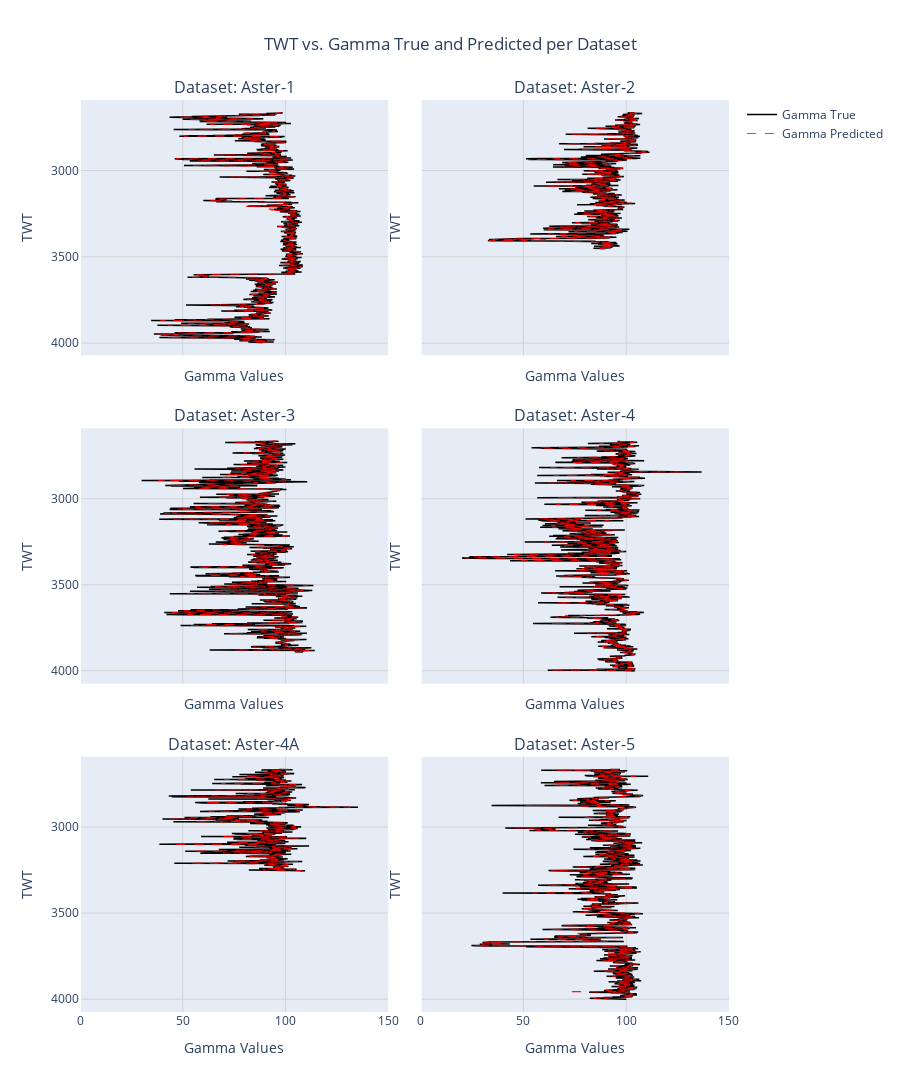

Notebook code cell kept with this figure:
### Code cell
import plotly.graph_objects as go
from plotly.subplots import make_subplots

# Ensure the DataFrame is sorted by TWT for better visualization
# df_new is already available from previous steps

# Get unique Dataset_Names
unique_datasets = combined_predictions['Dataset_Name'].unique()
num_datasets = len(unique_datasets)

# Determine the number of rows and columns for subplots
n_cols = 2
n_rows = (num_datasets + n_cols - 1) // n_cols

# Create a figure with subplots
fig = make_subplots(
    rows=n_rows,
    cols=n_cols,
    subplot_titles=[f'Dataset: {name}' for name in unique_datasets],
    shared_xaxes=True,
    shared_yaxes=True,
    vertical_spacing=0.08, # Adjust spacing between subplots
    horizontal_spacing=0.05
)

# Determine overall min/max for Gamma values to set shared x-axis limits
gamma_min = min(combined_predictions['Gamma_True'].min(), combined_predictions['Gamma_Predicted'].min())
gamma_max = max(combined_predictions['Gamma_True'].max(), combined_predictions['Gamma_Predicted'].max())

# Determine overall min/max for TWT to set shared y-axis limits
twt_min = combined_predictions['TWT'].min()
twt_max = combined_predictions['TWT'].max()

for i, dataset_name in enumerate(unique_datasets):
    row = (i // n_cols) + 1
    col = (i % n_cols) + 1
    subset_df = combined_predictions[combined_predictions['Dataset_Name'] == dataset_name]

    # Add Gamma_True trace
    fig.add_trace(
        go.Scatter(
            x=subset_df['Gamma_True'],
            y=subset_df['TWT'],
            mode='lines',
            name='Gamma True',
            line=dict(color='black', width=1.5),
            showlegend=True if i == 0 else False # Show legend only for the first subplot
        ),
        row=row, col=col
    )

    # Add Gamma_Predicted trace
    fig.add_trace(
        go.Scatter(
            x=subset_df['Gamma_Predicted'],
            y=subset_df['TWT'],
            mode='lines',
            name='Gamma Predicted',
            line=dict(color='red', width=0.8, dash='dash'),
            showlegend=True if i == 0 else False # Show legend only for the first subplot
        ),
        row=row, col=col
    )

# Update layout for common settings
fig.update_layout(
    title_text='TWT vs. Gamma True and Predicted per Dataset',
    title_x=0.5, # Center the title
    height=600 * n_rows, # Adjust height based on number of rows
    showlegend=True,
    legend=dict(x=1.02, y=1, xanchor='left', yanchor='top'), # Position legend outside plots
    hovermode='x unified' # Enable hover for better interaction
)

# Update x-axis and y-axis properties for all subplots
fig.update_xaxes(
    title_text='Gamma Values',
    range=[0, 150], # Set fixed range from 0 to 150
    tickvals=[0, 50, 100, 150], # Set ticks at steps of 50
    gridcolor='lightgray',
    showgrid=True
)
fig.update_yaxes(
    title_text='TWT',
    autorange='reversed', # Invert y-axis
    range=[twt_max + 5, twt_min - 5], # Set explicit range with buffer for inverted axis
    gridcolor='lightgray',
    showgrid=True
)

# Display the plot
fig.show()

### Figure 1 — Plotly figure (JSON) as saved in the notebook; plotly's stock layout.template omitted (floating-point values rounded to 4 significant figures; data arrays with more than 128 entries replaced by an {"elided": "..."} marker saying what was removed)
{"data": [{"line": {"color": "black", "width": 1.5}, "mode": "lines", "name": "Gamma True", "showlegend": true, "type": "scatter", "x": {"elided": "2665 float values"}, "xaxis": "x", "y": {"elided": "2665 float values"}, "yaxis": "y"}, {"line": {"color": "red", "dash": "dash", "width": 0.8}, "mode": "lines", "name": "Gamma Predicted", "showlegend": true, "type": "scatter", "x": {"elided": "2665 float values"}, "xaxis": "x", "y": {"elided": "2665 float values"}, "yaxis": "y"}, {"line": {"color": "black", "width": 1.5}, "mode": "lines", "name": "Gamma True", "showlegend": false, "type": "scatter", "x": {"elided": "1576 float values"}, "xaxis": "x2", "y": {"elided": "1576 float values"}, "yaxis": "y2"}, {"line": {"color": "red", "dash": "dash", "width": 0.8}, "mode": "lines", "name": "Gamma Predicted", "showlegend": false, "type": "scatter", "x": {"elided": "1576 float values"}, "xaxis": "x2", "y": {"elided": "1576 float values"}, "yaxis": "y2"}, {"line": {"color": "black", "width": 1.5}, "mode": "lines", "name": "Gamma True", "showlegend": false, "type": "scatter", "x": {"elided": "2447 float values"}, "xaxis": "x3", "y": {"elided": "2447 float values"}, "yaxis": "y3"}, {"line": {"color": "red", "dash": "dash", "width": 0.8}, "mode": "lines", "name": "Gamma Predicted", "showlegend": false, "type": "scatter", "x": {"elided": "2447 float values"}, "xaxis": "x3", "y": {"elided": "2447 float values"}, "yaxis": "y3"}, {"line": {"color": "black", "width": 1.5}, "mode": "lines", "name": "Gamma True", "showlegend": false, "type": "scatter", "x": {"elided": "2671 float values"}, "xaxis": "x4", "y": {"elided": "2671 float values"}, "yaxis": "y4"}, {"line": {"color": "red", "dash": "dash", "width": 0.8}, "mode": "lines", "name": "Gamma Predicted", "showlegend": false, "type": "scatter", "x": {"elided": "2671 float values"}, "xaxis": "x4", "y": {"elided": "2671 float values"}, "yaxis": "y4"}, {"line": {"color": "black", "width": 1.5}, "mode": "lines", "name": "Gamma True", "showlegend": false, "type": "scatter", "x": {"elided": "1181 float values"}, "xaxis": "x5", "y": {"elided": "1181 float values"}, "yaxis": "y5"}, {"line": {"color": "red", "dash": "dash", "width": 0.8}, "mode": "lines", "name": "Gamma Predicted", "showlegend": false, "type": "scatter", "x": {"elided": "1181 float values"}, "xaxis": "x5", "y": {"elided": "1181 float values"}, "yaxis": "y5"}, {"line": {"color": "black", "width": 1.5}, "mode": "lines", "name": "Gamma True", "showlegend": false, "type": "scatter", "x": {"elided": "2672 float values"}, "xaxis": "x6", "y": {"elided": "2672 float values"}, "yaxis": "y6"}, {"line": {"color": "red", "dash": "dash", "width": 0.8}, "mode": "lines", "name": "Gamma Predicted", "showlegend": false, "type": "scatter", "x": {"elided": "2672 float values"}, "xaxis": "x6", "y": {"elided": "2672 float values"}, "yaxis": "y6"}], "layout": {"annotations": [{"font": {"size": 16}, "showarrow": false, "text": "Dataset: Aster-1", "x": 0.2375, "xanchor": "center", "xref": "paper", "y": 1, "yanchor": "bottom", "yref": "paper"}, {"font": {"size": 16}, "showarrow": false, "text": "Dataset: Aster-2", "x": 0.7625, "xanchor": "center", "xref": "paper", "y": 1, "yanchor": "bottom", "yref": "paper"}, {"font": {"size": 16}, "showarrow": false, "text": "Dataset: Aster-3", "x": 0.2375, "xanchor": "center", "xref": "paper", "y": 0.64, "yanchor": "bottom", "yref": "paper"}, {"font": {"size": 16}, "showarrow": false, "text": "Dataset: Aster-4", "x": 0.7625, "xanchor": "center", "xref": "paper", "y": 0.64, "yanchor": "bottom", "yref": "paper"}, {"font": {"size": 16}, "showarrow": false, "text": "Dataset: Aster-4A", "x": 0.2375, "xanchor": "center", "xref": "paper", "y": 0.28, "yanchor": "bottom", "yref": "paper"}, {"font": {"size": 16}, "showarrow": false, "text": "Dataset: Aster-5", "x": 0.7625, "xanchor": "center", "xref": "paper", "y": 0.28, "yanchor": "bottom", "yref": "paper"}], "height": 1800, "hovermode": "x unified", "legend": {"x": 1.02, "xanchor": "left", "y": 1, "yanchor": "top"}, "showlegend": true, "title": {"text": "TWT vs. Gamma True and Predicted per Dataset", "x": 0.5}, "xaxis": {"anchor": "y", "domain": [0, 0.475], "gridcolor": "lightgray", "matches": "x5", "range": [0, 150], "showgrid": true, "showticklabels": false, "tickvals": [0, 50, 100, 150], "title": {"text": "Gamma Values"}}, "xaxis2": {"anchor": "y2", "domain": [0.525, 1], "gridcolor": "lightgray", "matches": "x6", "range": [0, 150], "showgrid": true, "showticklabels": false, "tickvals": [0, 50, 100, 150], "title": {"text": "Gamma Values"}}, "xaxis3": {"anchor": "y3", "domain": [0, 0.475], "gridcolor": "lightgray", "matches": "x5", "range": [0, 150], "showgrid": true, "showticklabels": false, "tickvals": [0, 50, 100, 150], "title": {"text": "Gamma Values"}}, "xaxis4": {"anchor": "y4", "domain": [0.525, 1], "gridcolor": "lightgray", "matches": "x6", "range": [0, 150], "showgrid": true, "showticklabels": false, "tickvals": [0, 50, 100, 150], "title": {"text": "Gamma Values"}}, "xaxis5": {"anchor": "y5", "domain": [0, 0.475], "gridcolor": "lightgray", "range": [0, 150], "showgrid": true, "tickvals": [0, 50, 100, 150], "title": {"text": "Gamma Values"}}, "xaxis6": {"anchor": "y6", "domain": [0.525, 1], "gridcolor": "lightgray", "range": [0, 150], "showgrid": true, "tickvals": [0, 50, 100, 150], "title": {"text": "Gamma Values"}}, "yaxis": {"anchor": "x", "autorange": "reversed", "domain": [0.72, 1], "gridcolor": "lightgray", "range": [4006.0, 2660], "showgrid": true, "title": {"text": "TWT"}}, "yaxis2": {"anchor": "x2", "autorange": "reversed", "domain": [0.72, 1], "gridcolor": "lightgray", "matches": "y", "range": [4006.0, 2660], "showgrid": true, "showticklabels": false, "title": {"text": "TWT"}}, "yaxis3": {"anchor": "x3", "autorange": "reversed", "domain": [0.36, 0.64], "gridcolor": "lightgray", "range": [4006.0, 2660], "showgrid": true, "title": {"text": "TWT"}}, "yaxis4": {"anchor": "x4", "autorange": "reversed", "domain": [0.36, 0.64], "gridcolor": "lightgray", "matches": "y3", "range": [4006.0, 2660], "showgrid": true, "showticklabels": false, "title": {"text": "TWT"}}, "yaxis5": {"anchor": "x5", "autorange": "reversed", "domain": [0, 0.28], "gridcolor": "lightgray", "range": [4006.0, 2660], "showgrid": true, "title": {"text": "TWT"}}, "yaxis6": {"anchor": "x6", "autorange": "reversed", "domain": [0, 0.28], "gridcolor": "lightgray", "matches": "y5", "range": [4006.0, 2660], "showgrid": true, "showticklabels": false, "title": {"text": "TWT"}}}}
